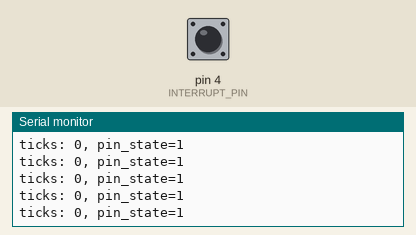
Recording of a sketch running on a simulated Arduino Uno, built with avr-gcc and run on an emulated ATmega328P. Parts: the last lines printed to the serial monitor. Inputs (shaded band) come from the test bench; at power-on: pin 4 (INTERRUPT_PIN) HIGH.

Above: at 1.7 s.
1.8 s: pin 4 (INTERRUPT_PIN) pulled LOW for 0.35 s
At 2.01 s:
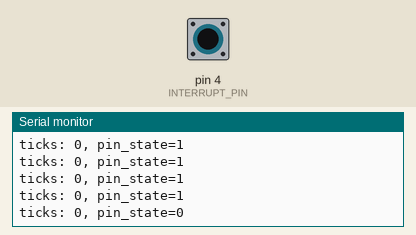
3.6 s: pin 4 (INTERRUPT_PIN) pulled LOW for 1 s
At 3.82 s:
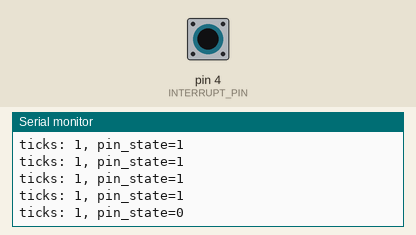
6.1 s: pin 4 (INTERRUPT_PIN) pulled LOW for 0.35 s
At 6.53 s:
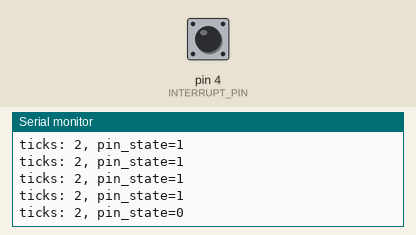
Timing chart, 0 to 9.1 s (numbered marks = the images above; inputs shaded):
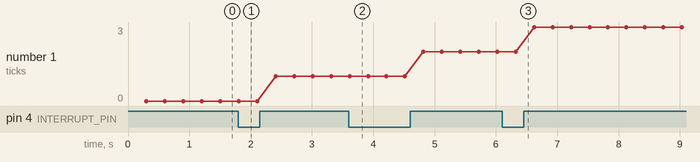

The sketch:

isr_pin_EnableInterrupt.ino
```cpp
#include <EnableInterrupt.h>

#define INTERRUPT_PIN 4
class A {

public:
  static A *isr_instance;    // using this declaration of isr_instance causes link errors
  volatile unsigned long ticks=0;

  static void isr();
  void isr_function();

  A() {
    A::isr_instance = this;
    pinMode(INTERRUPT_PIN, INPUT_PULLUP);
    enableInterrupt(INTERRUPT_PIN, isr, RISING);
    // attachPCINT(digitalPinToPCINT(INTERRUPT_PIN), isr, RISING);
  }

};

// have to remove this when initializing the variable in the class def
static A *A::isr_instance=NULL;

static void A::isr() {
    if (A::isr_instance) A::isr_instance->isr_function();
}

void A::isr_function() {
  ticks++;
}

A *my_a;

void setup() {

  Serial.begin(250000);

  my_a = new A();
}

void loop() {

  static unsigned long last_print_ms = 0;
  static unsigned long cur_ms;

  cur_ms = millis();

  if (cur_ms - last_print_ms > 300) {
    Serial.print(F("ticks: "));
    Serial.print(my_a->ticks);
    Serial.print(F(", pin_state="));
    Serial.println(digitalRead(INTERRUPT_PIN));
    last_print_ms = cur_ms;
  }
}
```

Measured:
- after the input at 1.8 s, the serial monitor: prints a new line at once (image 1)
- after the input at 3.6 s, the serial monitor: prints a new line at once (image 2)
- after the input at 6.1 s, the serial monitor: prints a new line after 0.22 s (image 3)
- plotted number 1: 1 → 2 after the input at 3.6 s, 2 → 3 after the input at 6.1 s
